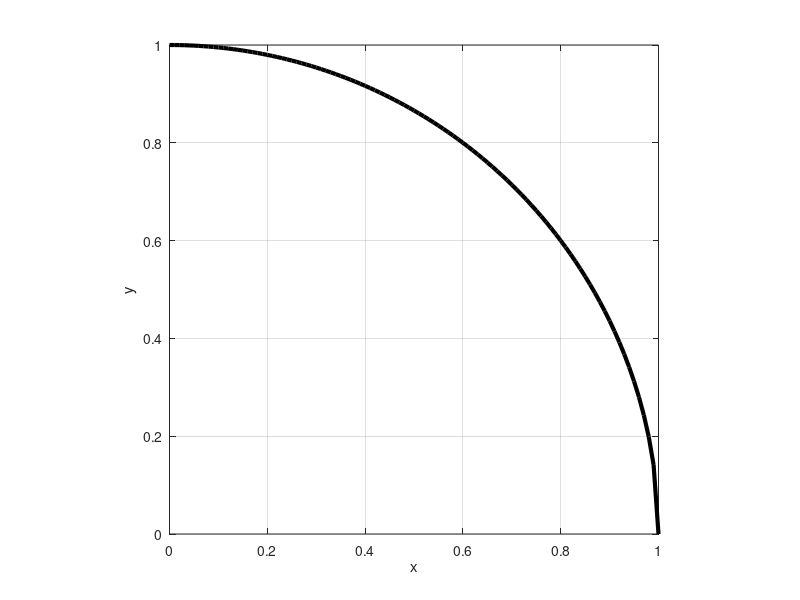

Here is the MATLAB script that generated this plot:
%本程序画出在正方体内嵌套1/4圆的组合图形
%程序虽小，但是蕴含着用结构体设置图形属性和图形对象及坐标轴属性底层设置
clc;
x=0:0.01:1;
y=sqrt(1-x.^2);
figure;
h=plot(x,y);
active.linestyle='-';
active.linewidth=3;
active.color='k';
set(h,active);
set(gcf,'color','y');
set(gca,'color','b');
xlabel('x');
ylabel('y');
grid on;
axis square;